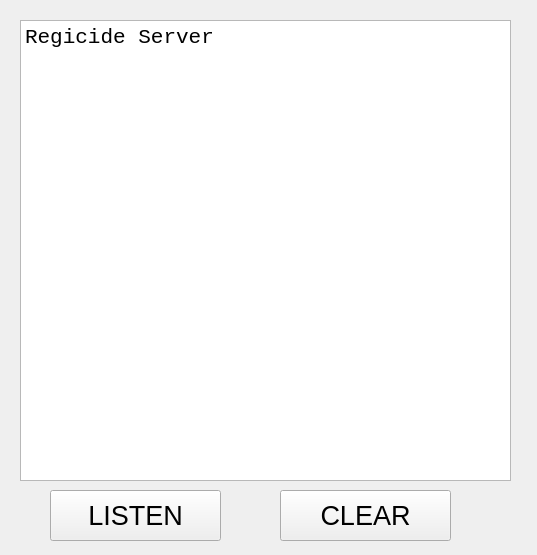
<?xml version="1.0" encoding="UTF-8"?>
<ui version="4.0">
 <class>menu</class>
 <widget class="QWidget" name="menu">
  <property name="geometry">
   <rect>
    <x>0</x>
    <y>0</y>
    <width>537</width>
    <height>555</height>
   </rect>
  </property>
  <property name="windowTitle">
   <string>menu</string>
  </property>
  <widget class="QPushButton" name="pushButton">
   <property name="geometry">
    <rect>
     <x>50</x>
     <y>490</y>
     <width>171</width>
     <height>51</height>
    </rect>
   </property>
   <property name="font">
    <font>
     <pointsize>20</pointsize>
    </font>
   </property>
   <property name="text">
    <string>LISTEN</string>
   </property>
  </widget>
  <widget class="QPlainTextEdit" name="log">
   <property name="geometry">
    <rect>
     <x>20</x>
     <y>20</y>
     <width>491</width>
     <height>461</height>
    </rect>
   </property>
   <property name="font">
    <font>
     <family>Consolas</family>
     <pointsize>16</pointsize>
    </font>
   </property>
   <property name="readOnly">
    <bool>true</bool>
   </property>
   <property name="plainText">
    <string>Regicide Server
</string>
   </property>
  </widget>
  <widget class="QPushButton" name="pushButton_2">
   <property name="geometry">
    <rect>
     <x>280</x>
     <y>490</y>
     <width>171</width>
     <height>51</height>
    </rect>
   </property>
   <property name="font">
    <font>
     <pointsize>20</pointsize>
    </font>
   </property>
   <property name="text">
    <string>CLEAR</string>
   </property>
  </widget>
 </widget>
 <resources/>
 <connections/>
</ui>
